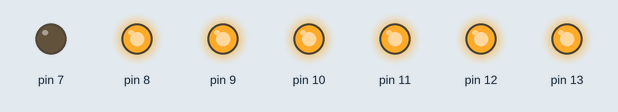
A sketch run on a simulated Arduino Uno, built with avr-gcc and run on an emulated ATmega328P. On the bench: output pins drawn as LEDs (lit = HIGH).

Above: at 0.5 s.
At 2.5 s:
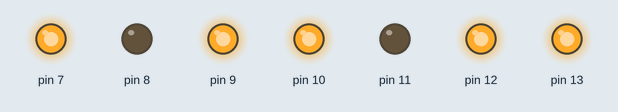
At 3.5 s:
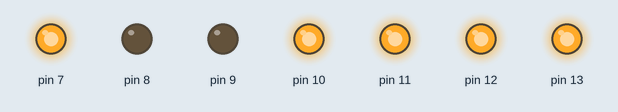
At 5.5 s:
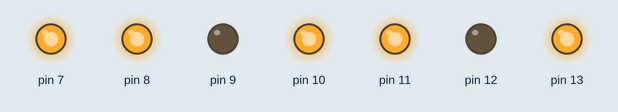
At 8.5 s:
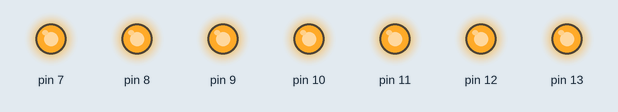
At 11.5 s:
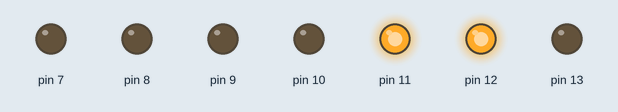
Timing chart, 0 to 13.0 s (numbered marks = the images above):
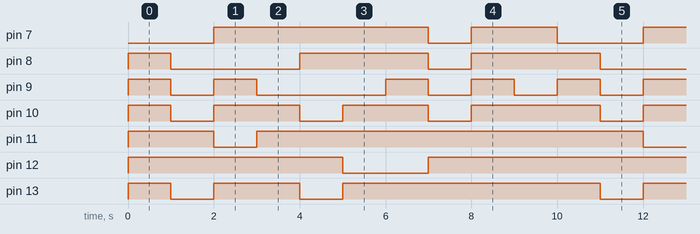

Measured:
- by itself, pin 7: repeats every 10.0 s: LOW 1.0 s, HIGH 2.0 s, LOW 2.0 s, HIGH 5.0 s
- by itself, pin 8: repeats every 10.0 s: LOW 3.0 s, HIGH 3.0 s, LOW 1.0 s, HIGH 3.0 s
- by itself, pin 9: repeats every 10.0 s: LOW 1.0 s, HIGH 1.0 s, LOW 3.0 s, 2 × (HIGH 1.0 s, LOW 1.0 s), HIGH 1.0 s
- by itself, pin 10: repeats every 10.0 s: 2 × (LOW 1.0 s, HIGH 2.0 s), LOW 1.0 s, HIGH 3.0 s
- by itself, pin 11: repeats every 10.0 s: LOW 1.0 s, HIGH 9.0 s
- by itself, pin 12: repeats every 10.0 s: LOW 2.0 s, HIGH 8.0 s
- by itself, pin 13: repeats every 10.0 s: LOW 1.0 s, HIGH 2.0 s, LOW 1.0 s, HIGH 6.0 s

The sketch:

7_segment_display1.ino
```cpp
void setup() {
pinMode(13, OUTPUT);
pinMode(12, OUTPUT);
pinMode(11, OUTPUT);
pinMode(10, OUTPUT);
pinMode(9, OUTPUT);
pinMode(8, OUTPUT);
pinMode(7, OUTPUT);


}

void loop() {
//0
digitalWrite(13,HIGH);
digitalWrite(12,HIGH);
digitalWrite(11,HIGH);
digitalWrite(10,HIGH);
digitalWrite(9,HIGH);
digitalWrite(8,HIGH);
digitalWrite(7,LOW);
delay(1000);
//1
digitalWrite(13,LOW);
digitalWrite(12,HIGH);
digitalWrite(11,HIGH);
digitalWrite(10,LOW);
digitalWrite(9,LOW);
digitalWrite(8,LOW);
digitalWrite(7,LOW);
delay(1000);
//2
digitalWrite(13,HIGH);
digitalWrite(12,HIGH);
digitalWrite(11,LOW);
digitalWrite(10,HIGH);
digitalWrite(9,HIGH);
digitalWrite(8,LOW);
digitalWrite(7,HIGH);
delay(1000);
//3
digitalWrite(13,HIGH);
digitalWrite(12,HIGH);
digitalWrite(11,HIGH);
digitalWrite(10,HIGH);
digitalWrite(9,LOW);
digitalWrite(8,LOW);
digitalWrite(7,HIGH);
delay(1000);
//4
digitalWrite(13,LOW);
digitalWrite(12,HIGH);
digitalWrite(11,HIGH);
digitalWrite(10,LOW);
digitalWrite(9,LOW);
digitalWrite(8,HIGH);
digitalWrite(7,HIGH);
delay(1000);
//5
digitalWrite(13,HIGH);
digitalWrite(12,LOW);
digitalWrite(11,HIGH);
digitalWrite(10,HIGH);
digitalWrite(9,LOW);
digitalWrite(8,HIGH);
digitalWrite(7,HIGH);
delay(1000);
//6
digitalWrite(13,HIGH);
digitalWrite(12,LOW);
digitalWrite(11,HIGH);
digitalWrite(10,HIGH);
digitalWrite(9,HIGH);
digitalWrite(8,HIGH);
digitalWrite(7,HIGH);
delay(1000);
//7
digitalWrite(13,HIGH);
digitalWrite(12,HIGH);
digitalWrite(11,HIGH);
digitalWrite(10,LOW);
digitalWrite(9,LOW);
digitalWrite(8,LOW);
digitalWrite(7,LOW);
delay(1000);
//8
digitalWrite(13,HIGH);
digitalWrite(12,HIGH);
digitalWrite(11,HIGH);
digitalWrite(10,HIGH);
digitalWrite(9,HIGH);
digitalWrite(8,HIGH);
digitalWrite(7,HIGH);
delay(1000);
//9
digitalWrite(13,HIGH);
digitalWrite(12,HIGH);
digitalWrite(11,HIGH);
digitalWrite(10,HIGH);
digitalWrite(9,LOW);
digitalWrite(8,HIGH);
digitalWrite(7,HIGH);
delay(1000);
}
```
